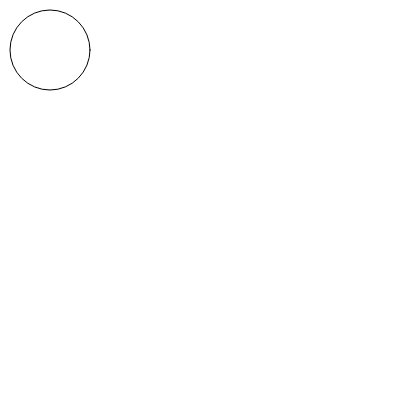
Frame 1 (no input)
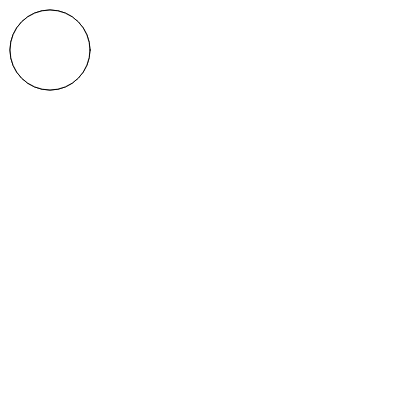
Frame 2 (the mouse pressed at the canvas centre, redrawn once)

The p5.js sketch that drew these frames (run headless with seeded random() and noise() and a simulated clock; the mouse was pressed at the canvas centre and the sketch redrawn once):

// p5.js sketch
// ── sketch.js
function setup() {
  background(220);
  createCanvas(400, 400);
  noLoop();
}

function draw() {
  ellipse(50, 50, 80, 80);
}
